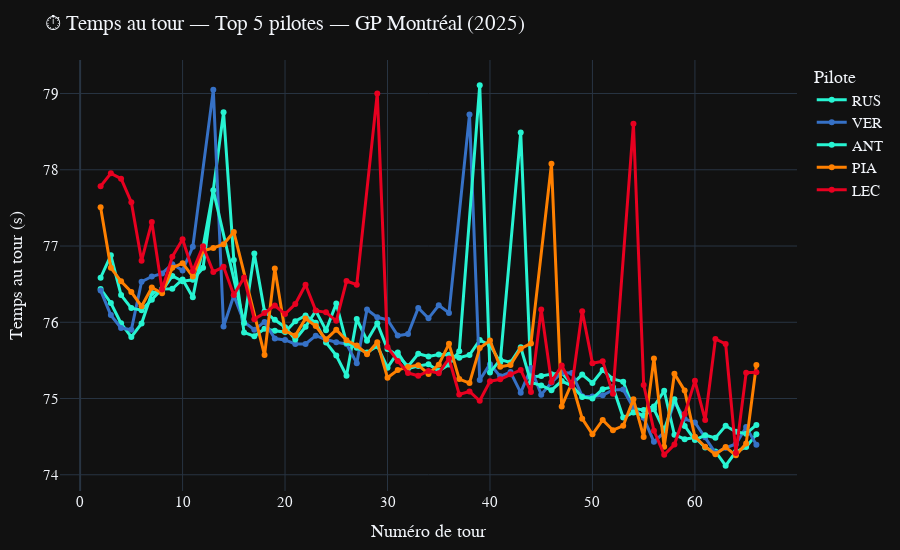

Write notebook code for a chart like this one.
### Markdown cell above
### ⏱️ Analyse des temps au tour – Top 4 du dernier Grand Prix

On zoome sur la performance pure !  
Ce graphique affiche **l’évolution des temps au tour** des 4 meilleurs pilotes du dernier GP couru.  
- **Chaque courbe** = un pilote du top 4 (couleur officielle de l’écurie)
- **Axe X** : numéro de tour
- **Axe Y** : temps au tour (en secondes)
- **Hover** : détail pilote, écurie, tour, chrono

*NB : Les données sont extraites dynamiquement via FastF1, donc ce visuel s’adapte à chaque nouvelle course ajoutée au dataset.*

### Code cell
# 1. Dernier GP couru
last_gp_round = df_results['round'].max()
last_gp_name = df_results[df_results['round'] == last_gp_round]['event'].iloc[0]

# 2. Top 4 pilotes du dernier GP
df_last_gp = df_results[df_results['round'] == last_gp_round].sort_values('Position')
drivers = df_last_gp['Abbreviation'].head(5).tolist()
driver_to_team = df_last_gp.set_index('Abbreviation')['TeamName'].to_dict()

# 3. Palette F1 : TeamName -> couleur officielle
team_colors = df_results.drop_duplicates("TeamName").set_index("TeamName")["TeamColor"].apply(
    lambda c: f"#{c}" if not str(c).startswith("#") else str(c)).to_dict()

# 4. Charger session FastF1 (cache rapide)
session = fastf1.get_session(2025, last_gp_name, 'R')
session.load()

# 5. Créer le figure Plotly
fig = go.Figure()

for driver in drivers:
    team = driver_to_team[driver]
    laps = session.laps.pick_drivers(driver).pick_quicklaps()
    if laps.empty:
        continue
    fig.add_trace(go.Scatter(
        x=laps['LapNumber'],
        y=laps['LapTime'].dt.total_seconds(),
        mode='lines+markers',
        name=driver,
        line=dict(color=team_colors.get(team, "#888"), width=3),
        marker=dict(size=6, symbol="circle"),
        hovertemplate=(
            f"<b>Pilote : {driver}</b><br>"
            f"Écurie : {team}<br>"
            "Tour : %{x}<br>"
            "Temps : %{y:.3f} s"
        ),
    ))

fig.update_layout(
    title=f"⏱️ Temps au tour — Top 5 pilotes — GP {last_gp_name} (2025)",
    xaxis_title="Numéro de tour",
    yaxis_title="Temps au tour (s)",
    legend_title="Pilote",
    template="plotly_dark",
    height=550,
    font=dict(family="Montserrat, Arial", size=15),
    #plot_bgcolor="#181A20",
    #paper_bgcolor="#181A20",
    margin=dict(l=60, r=40, t=60, b=40)
)

fig.show()

### Figure 1 — Plotly figure (JSON) as saved in the notebook; plotly's stock layout.template omitted (floating-point values rounded to 4 significant figures)
{"data": [{"hovertemplate": "<b>Pilote : RUS</b><br>Écurie : Mercedes<br>Tour : %{x}<br>Temps : %{y:.3f} s", "line": {"color": "#27F4D2", "width": 3}, "marker": {"size": 6, "symbol": "circle"}, "mode": "lines+markers", "name": "RUS", "type": "scatter", "x": [2.0, 3.0, 4.0, 5.0, 6.0, 7.0, 8.0, 9.0, 10.0, 11.0, 12.0, 14.0, 15.0, 16.0, 17.0, 18.0, 19.0, 20.0, 21.0, 22.0, 23.0, 24.0, 25.0, 26.0, 27.0, 28.0, 29.0, 30.0, 31.0, 32.0, 33.0, 34.0, 35.0, 36.0, 37.0, 38.0, 39.0, 40.0, 41.0, 43.0, 44.0, 45.0, 46.0, 47.0, 48.0, 49.0, 50.0, 51.0, 52.0, 53.0, 54.0, 55.0, 56.0, 57.0, 58.0, 59.0, 60.0, 61.0, 62.0, 63.0, 64.0, 65.0, 66.0], "y": [76.44, 76.25, 75.99, 75.81, 75.98, 76.38, 76.41, 76.61, 76.54, 76.56, 76.72, 78.76, 76.82, 75.87, 75.82, 75.91, 75.89, 75.87, 76.01, 76.09, 75.99, 75.73, 75.56, 75.3, 76.04, 75.76, 75.99, 75.65, 75.56, 75.42, 75.59, 75.55, 75.58, 75.57, 75.54, 75.57, 75.77, 75.7, 75.48, 78.49, 75.28, 75.3, 75.32, 75.34, 75.19, 75.31, 75.2, 75.37, 75.26, 75.22, 74.87, 74.85, 74.9, 75.1, 74.53, 74.47, 74.49, 74.36, 74.31, 74.12, 74.3, 74.36, 74.53]}, {"hovertemplate": "<b>Pilote : VER</b><br>Écurie : Red Bull Racing<br>Tour : %{x}<br>Temps : %{y:.3f} s", "line": {"color": "#3671C6", "width": 3}, "marker": {"size": 6, "symbol": "circle"}, "mode": "lines+markers", "name": "VER", "type": "scatter", "x": [2.0, 3.0, 4.0, 5.0, 6.0, 7.0, 8.0, 9.0, 10.0, 11.0, 13.0, 14.0, 15.0, 16.0, 17.0, 18.0, 19.0, 20.0, 21.0, 22.0, 23.0, 24.0, 25.0, 26.0, 27.0, 28.0, 29.0, 30.0, 31.0, 32.0, 33.0, 34.0, 35.0, 36.0, 38.0, 39.0, 40.0, 41.0, 42.0, 43.0, 44.0, 45.0, 46.0, 47.0, 48.0, 49.0, 50.0, 51.0, 52.0, 53.0, 54.0, 55.0, 56.0, 57.0, 58.0, 59.0, 60.0, 61.0, 62.0, 63.0, 64.0, 65.0, 66.0], "y": [76.42, 76.09, 75.92, 75.9, 76.53, 76.6, 76.64, 76.76, 76.68, 76.99, 79.05, 75.94, 76.35, 76.0, 75.9, 76.0, 75.79, 75.77, 75.72, 75.72, 75.82, 75.77, 75.74, 75.72, 75.46, 76.17, 76.06, 76.03, 75.83, 75.84, 76.19, 76.05, 76.22, 76.12, 78.72, 75.24, 75.45, 75.29, 75.35, 75.08, 75.4, 75.05, 75.21, 75.34, 75.33, 75.03, 75.03, 75.04, 75.11, 75.12, 74.88, 74.75, 74.43, 74.56, 74.95, 74.73, 74.69, 74.49, 74.29, 74.35, 74.4, 74.62, 74.39]}, {"hovertemplate": "<b>Pilote : ANT</b><br>Écurie : Mercedes<br>Tour : %{x}<br>Temps : %{y:.3f} s", "line": {"color": "#27F4D2", "width": 3}, "marker": {"size": 6, "symbol": "circle"}, "mode": "lines+markers", "name": "ANT", "type": "scatter", "x": [2.0, 3.0, 4.0, 5.0, 6.0, 7.0, 8.0, 9.0, 10.0, 11.0, 12.0, 13.0, 16.0, 17.0, 18.0, 19.0, 20.0, 21.0, 22.0, 23.0, 24.0, 25.0, 26.0, 27.0, 28.0, 29.0, 30.0, 31.0, 32.0, 33.0, 34.0, 35.0, 36.0, 37.0, 39.0, 40.0, 41.0, 42.0, 43.0, 44.0, 45.0, 46.0, 47.0, 48.0, 49.0, 50.0, 51.0, 52.0, 53.0, 54.0, 55.0, 56.0, 57.0, 58.0, 59.0, 60.0, 61.0, 62.0, 63.0, 64.0, 65.0, 66.0], "y": [76.58, 76.88, 76.36, 76.19, 76.16, 76.3, 76.44, 76.44, 76.56, 76.33, 76.99, 77.73, 75.99, 76.9, 76.14, 76.03, 75.94, 75.77, 75.94, 76.15, 75.89, 76.25, 75.73, 75.67, 75.6, 75.69, 75.41, 75.6, 75.39, 75.43, 75.45, 75.36, 75.44, 75.62, 79.11, 75.34, 75.51, 75.47, 75.67, 75.21, 75.17, 75.11, 75.23, 75.17, 75.02, 75.0, 75.12, 75.15, 74.75, 74.82, 74.78, 74.86, 74.58, 74.99, 74.64, 74.45, 74.52, 74.48, 74.64, 74.56, 74.54, 74.65]}, {"hovertemplate": "<b>Pilote : PIA</b><br>Écurie : McLaren<br>Tour : %{x}<br>Temps : %{y:.3f} s", "line": {"color": "#FF8000", "width": 3}, "marker": {"size": 6, "symbol": "circle"}, "mode": "lines+markers", "name": "PIA", "type": "scatter", "x": [2.0, 3.0, 4.0, 5.0, 6.0, 7.0, 8.0, 9.0, 10.0, 11.0, 12.0, 13.0, 14.0, 15.0, 18.0, 19.0, 20.0, 21.0, 22.0, 23.0, 24.0, 25.0, 26.0, 27.0, 28.0, 29.0, 30.0, 31.0, 32.0, 33.0, 34.0, 35.0, 36.0, 37.0, 38.0, 39.0, 40.0, 41.0, 42.0, 43.0, 44.0, 46.0, 47.0, 48.0, 49.0, 50.0, 51.0, 52.0, 53.0, 54.0, 55.0, 56.0, 57.0, 58.0, 59.0, 60.0, 61.0, 62.0, 63.0, 64.0, 65.0, 66.0], "y": [77.51, 76.71, 76.54, 76.4, 76.21, 76.46, 76.38, 76.71, 76.78, 76.6, 76.94, 76.97, 77.02, 77.19, 75.57, 76.7, 75.89, 75.83, 76.05, 75.95, 75.78, 75.9, 75.76, 75.69, 75.58, 75.74, 75.27, 75.37, 75.42, 75.44, 75.32, 75.44, 75.72, 75.25, 75.2, 75.66, 75.76, 75.42, 75.44, 75.65, 75.72, 78.08, 74.9, 75.21, 74.74, 74.53, 74.72, 74.58, 74.64, 74.99, 74.5, 75.53, 74.37, 75.32, 75.1, 74.5, 74.37, 74.27, 74.36, 74.25, 74.41, 75.44]}, {"hovertemplate": "<b>Pilote : LEC</b><br>Écurie : Ferrari<br>Tour : %{x}<br>Temps : %{y:.3f} s", "line": {"color": "#E80020", "width": 3}, "marker": {"size": 6, "symbol": "circle"}, "mode": "lines+markers", "name": "LEC", "type": "scatter", "x": [2.0, 3.0, 4.0, 5.0, 6.0, 7.0, 8.0, 9.0, 10.0, 11.0, 12.0, 13.0, 14.0, 15.0, 16.0, 17.0, 18.0, 19.0, 20.0, 21.0, 22.0, 23.0, 24.0, 25.0, 26.0, 27.0, 29.0, 30.0, 31.0, 32.0, 33.0, 34.0, 35.0, 36.0, 37.0, 38.0, 39.0, 40.0, 41.0, 42.0, 43.0, 44.0, 45.0, 46.0, 47.0, 48.0, 49.0, 50.0, 51.0, 52.0, 54.0, 55.0, 56.0, 57.0, 58.0, 59.0, 60.0, 61.0, 62.0, 63.0, 64.0, 65.0, 66.0], "y": [77.78, 77.95, 77.88, 77.57, 76.81, 77.31, 76.43, 76.86, 77.09, 76.67, 77.0, 76.66, 76.73, 76.36, 76.59, 76.04, 76.12, 76.22, 76.11, 76.24, 76.49, 76.15, 76.13, 76.02, 76.54, 76.49, 79.0, 75.67, 75.49, 75.33, 75.3, 75.36, 75.33, 75.53, 75.05, 75.09, 74.97, 75.23, 75.25, 75.32, 75.38, 75.09, 76.17, 75.22, 75.43, 75.17, 76.15, 75.46, 75.49, 75.06, 78.6, 75.18, 74.58, 74.26, 74.4, 74.8, 75.23, 74.72, 75.78, 75.72, 74.28, 75.34, 75.34]}], "layout": {"font": {"family": "Montserrat, Arial", "size": 15}, "height": 550, "legend": {"title": {"text": "Pilote"}}, "margin": {"b": 40, "l": 60, "r": 40, "t": 60}, "title": {"text": "⏱️ Temps au tour — Top 5 pilotes — GP Montréal (2025)"}, "xaxis": {"title": {"text": "Numéro de tour"}}, "yaxis": {"title": {"text": "Temps au tour (s)"}}}}
